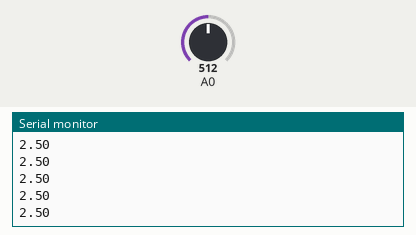
Simulated run of this sketch. Board: Arduino Uno, built with avr-gcc and run on an emulated ATmega328P. Parts: the last lines printed to the serial monitor. Inputs (shaded band) come from the test bench; at power-on: A0 = 512.

Above: at 1.2 s.
1.3 s: A0 set to 716
At 1.31 s:
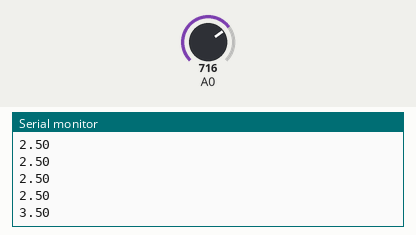
2.8 s: A0 set to 900
At 2.82 s:
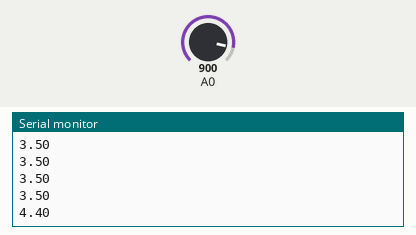
Timing chart, 0 to 5.8 s (numbered marks = the images above; inputs shaded):
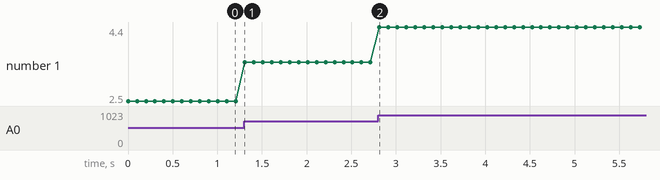

Measured:
- after the input at 1.3 s, the serial monitor: prints a new line at once (image 1)
- after the input at 2.8 s, the serial monitor: prints a new line at once (image 2)
- plotted number 1: 2.5 → 3.5 after the input at 1.3 s, 3.5 → 4.4 after the input at 2.8 s

The sketch:

voltmeter.ino
```cpp
void setup() {
  // put your setup code here, to run once:
Serial.begin(9600);
}
float y;
void loop() {
  // put your main code here, to run repeatedly:
y=(float)analogRead(A0)*5/1023;
Serial.println(y);
delay(100);
}
```
